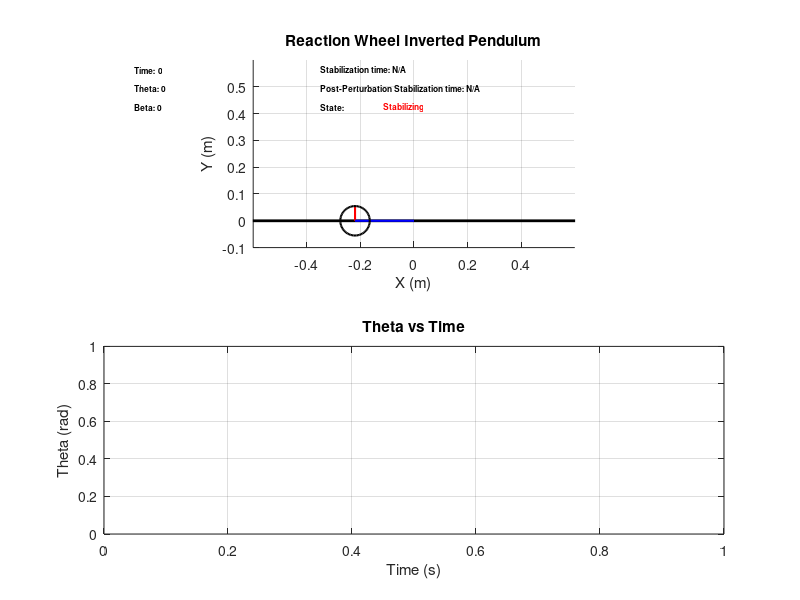

The MATLAB script that drew this image: (Note: this script raises an error after producing the figure.)
%% main

%% Parameters
clc;
clear all;

Mw = 0.55;
Mp = 0.14;
Jw = 4.36*10^(-3);
Jp = 0.69*10^(-3);
L = 0.22;
Lp = 0.11;
g = 9.81;
r = 0.11/2;

% Aux Variables
a = (Mp*Lp + Mw*L)*g;
b = Mp*Lp^2 + Mw*L^2 + Jp;

%% Initial conditions
theta_0 = pi/2;
d_theta_0 = 0;
v_theta_0 = [theta_0, d_theta_0];

beta_0 = 0;
d_beta_0 = 0;
v_beta_0 = [beta_0, d_beta_0];

torque_in = 0;

theta_Q = 0;
beta_Q = 0;

%% Initialize Graphic
f1 = figure;
hold on;
grid on;

subplot(2,1,1);  % Create subplot for drawing
hold on;
grid on;

axis equal
xlabel('X (m)');
ylabel('Y (m)');
title('Reaction Wheel Inverted Pendulum')

% Initial positions
xw = -L*sin(theta_0); %wheel x center
yw = L*cos(theta_0); %wheel y center

xw_end = xw - r*sin(beta_0); %wheel x end
yw_end = yw + r*cos(beta_0); %wheel y end

pos_wheel = [xw-r, yw-r, r*2, r*2]; %[x y w h]

base = plot([-1, 1],[0, 0],'k','LineWidth',2); % base line

radious = plot([xw, xw_end],[yw, yw_end],'r','LineWidth',1.5); % Pendulum rod
pendulum = plot([0, xw],[0, yw],'b','LineWidth',1.5); % Pendulum rod
wheel = rectangle('Position',pos_wheel,'Curvature',[1 1], 'LineWidth',1.5);

axis equal
axis(gca,'equal');
xlim([-0.6 0.6]);
ylim([-0.1 0.6]);

text_handle = text(0.05, 0.95, 'Time: 0', 'Units', 'normalized', 'FontSize', 6, 'FontWeight', 'bold');
theta_text_handle = text(0.05, 0.85, 'Theta: 0', 'Units', 'normalized', 'FontSize', 6, 'FontWeight', 'bold');
beta_text_handle = text(0.05, 0.75, 'Beta: 0', 'Units', 'normalized', 'FontSize', 6, 'FontWeight', 'bold');
stabilization_text_handle = text(0.35, 0.95, 'Stabilization time: N/A', 'Units', 'normalized', 'FontSize', 6, 'FontWeight', 'bold');
post_perturbation_stabilization_text_handle = text(0.35, 0.85, 'Post-Perturbation Stabilization time: N/A', 'Units', 'normalized', 'FontSize', 6, 'FontWeight', 'bold');
state_frame_text_handle = text(0.35, 0.75, 'State:', 'Units', 'normalized', 'FontSize', 6, 'FontWeight', 'bold');
state_text_handle = text(0.45, 0.75, 'Stabilizing', 'Units', 'normalized', 'FontSize', 6, 'FontWeight', 'bold', 'Color', 'r');

% Initialize variables for plotting theta over time
theta_values = [];
time_values = [];

subplot(2,1,2);  % Create subplot for theta vs time
theta_plot = plot(time_values, theta_values, 'b');
xlabel('Time (s)');
ylabel('Theta (rad)');
title('Theta vs Time');
grid on;

time_skip = 0.001;
time = 0;

%% Controllers discretization
% Compensator Parameters
k = 5.5;
z1 = 0.1;
p1 = 0.5;
z2 = 0.03;
p2 = 0.0093;

% PID Parameters
kp = -71.25; %-120.74; % -7.1649  % -59.025  % -59.025;
ki = 735.369; %750.369; % 123.0725 % -8.38155 % -2.159;
kd = 26.7; %23;

% Controller initial conditions
torque_prev = 0;
torque_prev_prev = 0;
error_prev = 0;
error_prev_prev = 0;

disturbance_duration = 7 * 1000;
disturbance_counter = 0;

stabilization_counter = 0;
stable_state = false;
post_perturbation_stable_state = false;
stable_text = 'Stabilization time: N/A';
post_perturbation_stable_text = 'Post-Perturbation Stabilization time: N/A';
state_frame_text = 'State';
state_text = 'Stabilizing';
threshold = 0.1;  % Threshold for considering the pendulum stabilized
stable_time = 0;
post_perturbation_stable_time = 0;
stabilization_period = 1;  % Time in seconds to consider the system stabilized
stabilization_count = round(stabilization_period / time_skip);

perturbation_applied = false;

%% Main Loop

while true
    % Time
    disturbance_counter = disturbance_counter + 1;
    time = time + time_skip;
    text = ['Time:', num2str(time)];

    % Update Variables
    [~, f_theta] = ode45(@(t,y) theta_model(t, y, a, b, torque_in), [0,time_skip], v_theta_0);
    [~, f_beta] = ode45(@(t,y) beta_model(t, y, Jw, torque_in),[0 time_skip], v_beta_0);
    
    v_theta = f_theta(end, :);
    v_beta = f_beta(end, :);
    theta = wrapToPi(v_theta(1));
    beta = wrapToPi(v_beta(1));
    
    % Draw variables
    theta_text = ['Theta:', num2str(theta*180/pi)];
    beta_text = ['Beta:', num2str(beta*180/pi)];

    % Update Controller Variables
    error = 0 - theta;  % Update actual error
    
    % PID Control Signal
    torque_in = kp*(error - error_prev) + ...
        ki*error*time_skip + ...
        kd*((error - 2*error_prev + error_prev_prev)/time_skip);
    
    % Get time of stabilization
    if ~stable_state
        if abs(theta*180/pi) < threshold
            stabilization_counter = stabilization_counter + 1;
            if stabilization_counter >= stabilization_count
                stable_state = true;
                stable_time = time;
                stable_text = ['Stabilization time:', num2str(stable_time)];
                state_text = 'Stable';
                set(state_text_handle, 'String', state_text, 'Color', 'g');
            end
        else
            stabilization_counter = 0;
        end
    end

    % Add input perturbation
    if disturbance_duration <= disturbance_counter && disturbance_counter < disturbance_duration + 500
        torque_in = torque_in + input_disturbance(time);
        perturbation_applied = true;
        post_perturbation_stable_state = false;
        stabilization_counter = 0;
        state_text = 'Applying Perturbation';
        set(state_text_handle, 'String', state_text, 'Color', 'b');
    elseif disturbance_counter >= 7500
        disturbance_counter = 0;
        state_text = 'Stabilizing';
        set(state_text_handle, 'String', state_text, 'Color', 'r');
    end
    
    % Check post-perturbation stabilization
    if perturbation_applied && ~post_perturbation_stable_state
        if abs(theta*180/pi) < threshold
            stabilization_counter = stabilization_counter + 1;
            if stabilization_counter >= stabilization_count
                post_perturbation_stable_state = true;
                post_perturbation_stable_time = time - disturbance_duration * time_skip - 0.5;
                post_perturbation_stable_text = ['Post-Perturbation Stabilization time:', num2str(post_perturbation_stable_time)];
                state_text = 'Stable';
                set(state_text_handle, 'String', state_text, 'Color', 'g');
            end
        else
            stabilization_counter = 0;
        end
    end

    % Lead Lag Compensator Control Signal
    % torque_in =  (k*(error - 2*error_prev + error_prev_prev) + ...
    %     k*time_skip*(z1+z2)*(error-error_prev) + ...
    %     error*k*z1*z2*(time_skip^2) + ...
    %     2*torque_prev - torque_prev_prev + ...
    %     torque_prev*k*p1*(time_skip^2) + ...
    %     torque_prev_prev*p2*k*(time_skip^2));

    % limit max torque
    if torque_in < -1
        torque_in = -1;
    elseif torque_in > 1
        torque_in = 1;
    end
    % torque_in = max(min(torque_in, 1), -1);

    % Update Positions
    xw = -L*sin(theta); %wheel x center
    yw = L*cos(theta); %wheel y center
    
    xw_end = xw -  r*sin(beta); %wheel x end
    yw_end = yw + r*cos(beta); %wheel y end

    pos_wheel = [xw-r, yw-r, r*2, r*2]; %[x y w h]

    % Update initial conditions for next iteration
    v_theta_0 = v_theta;
    v_beta_0 = v_beta;

    % Draw graphics
    set(stabilization_text_handle, 'String', stable_text);
    set(post_perturbation_stabilization_text_handle, 'String', post_perturbation_stable_text);
    set(theta_text_handle, 'String', theta_text, 'Color', 'b');
    set(beta_text_handle, 'String', beta_text, 'Color', 'r');
    set(text_handle, 'String', text);
    set(pendulum,'XData',[0, xw],'YData',[0, yw]);
    set(radious,'XData',[xw, xw_end], 'YData', [yw, yw_end]);
    set(wheel, 'Position',pos_wheel,'Curvature',[1 1]);
    drawnow;

    % Update theta values for the plot
    theta_values = [theta_values, theta];
    time_values = [time_values, time];
    set(theta_plot, 'XData', time_values, 'YData', theta_values);
    drawnow;

    % update previous errors and torque
    error_prev_prev = error_prev;
    error_prev = error;  % Update previous error
    torque_prev_prev = torque_prev;
    torque_prev = torque_in;  % Update previous torque

    pause(time_skip);
end

function v_theta = theta_model(~, y, a, b, torque_in)
    v_theta = zeros(2,1);  %initialize a 2x1 null-vector ([0,0])
    v_theta(1) = y(2);  %theta
    v_theta(2) = (-a*y(1) - torque_in)/b;  %ddtheta
end

function v_beta = beta_model(~, y, Jw, torque_in)
    v_beta = zeros(2,1);  %initialize a 2x1 null-vector ([0,0])
    v_beta(1) = y(2);  %theta
    v_beta(2) = torque_in/Jw;  %ddtheta
end

function disturbance = input_disturbance(time)
    % Example perturbation: sinusoidal disturbance
    amplitude = 100;
    frequency = 0.5; % 1 Hz
    disturbance = amplitude * sin(2 * pi * frequency * time);
    %disturbance = amplitude;
end
